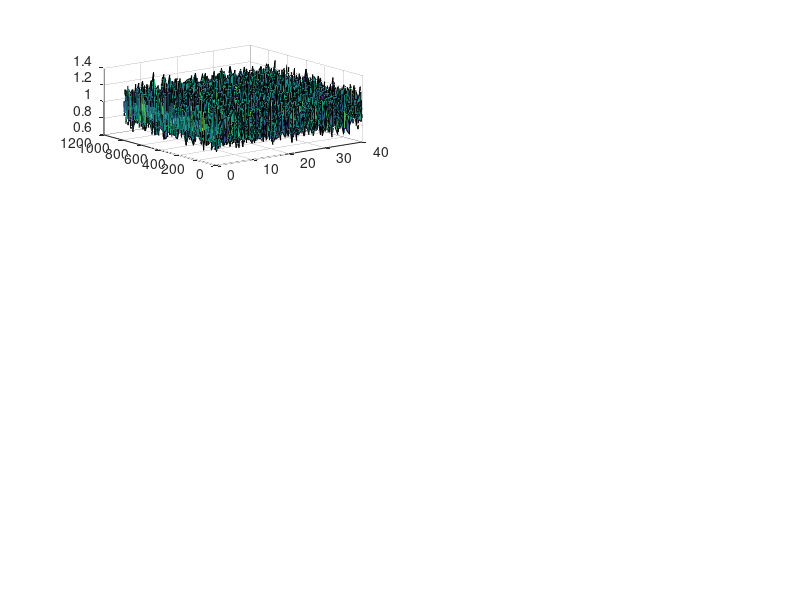

Reproduce this figure in MATLAB. (Note: this script raises an error after producing the figure.)
% Generate the TX waveform in frequency and time domain
clear; clc;
nFFT = 1024;
constellation = [1+1j 1-1j -1+1j -1-1j];
tx_fd = zeros(nFFT, 1);
for sc = -nFFT/2 : nFFT/2-1
    tx_fd(sc + nFFT/2 + 1) = constellation(randi(4));
end
tx_fd = fftshift(tx_fd);
tx_td = ifft(tx_fd);

% Create a "packet" with 10 such sumbols. Ignore the cyclic prefix for now
nSym = 40;
tx_td_app = zeros(nFFT*nSym,1);
for iSym = 1:nSym
    tx_td_app((iSym-1)*nFFT + 1 : iSym*nFFT) = tx_td;
end
tx_td = tx_td_app;
clear tx_td_app;

%%%%%%%%%% Start Channel Emulator %%%%%%%%%%

% A: "Do nothing" channel. Do not comment this out.
rx_td = tx_td;

% B: Timing Offset. Comment this out for no timing offset.
k = 2;
n = size(rx_td, 1);
rx_td = [rx_td(k+1:n); rx_td(1:k)];
clear n k;

% C: Residual Frequency Offset. Comment this out for no frequency offset.
    % We assume a sampling frequency of 1 GSps complex, for a 1 GHz bandwidth.
    % The sample duration is therefore 1ns.
fs = 20e3; % Frequency offset in Hertz
n = 1e9 / fs; % In 'n' samples, the channel will rotate a full circle
p = 2*pi/n; % The channel will rotate by 'p' radian every sample
clear n;
n = size(rx_td, 1); % Now, 'n' is the number of samples in the waveform
phasor = exp(1j*linspace(0, p*(n-1), n));
phasor = phasor';
rx_td = rx_td .* phasor;
clear fs n phasor p;

% D: Add Noise
target_snr = 18; % in dB
rx_td = awgn(rx_td, target_snr, 'measured');

%%%%%%%%%%  End Channel Emulator %%%%%%%%%%


% Calculate and plot the 2D Channel
h_fd = zeros(nFFT, nSym);
rx_fd = zeros(nFFT, nSym);
for iSym = 1:nSym
    sym_td = rx_td((iSym-1)*nFFT + 1 : iSym*nFFT);
    sym_fd = (fft(sym_td));
    rx_fd(:, iSym) = sym_fd;
    h_fd(:, iSym) = sym_fd ./ tx_fd;
end
figure(1); clf;

subplot(3,2,1);
s = surf(abs(h_fd));
%caxis([0 2]);
s.EdgeColor = 'none'; view(2); xlim([1 nSym]); ylim([1 nFFT]);
colorbar;
xlabel('Symbol Index');
ylabel('Subcarrier Index');
title('Abs(H)');

subplot(3,2,2);
s = surf(angle(h_fd));
%caxis([-pi pi]);
s.EdgeColor = 'none'; view(2); xlim([1 nSym]); ylim([1 nFFT]); colorbar;
xlabel('Symbol Index');
ylabel('Subcarrier Index');
title('Angle(H)');

subplot(3,2,3);
s = surf(real(h_fd));
%caxis([-2 2]);
s.EdgeColor = 'none'; view(2); xlim([1 nSym]); ylim([1 nFFT]); colorbar;
xlabel('Symbol Index');
ylabel('Subcarrier Index');
title('Real(H)');

subplot(3,2,4);
s = surf(imag(h_fd));
%caxis([-2 2]);
s.EdgeColor = 'none'; view(2); xlim([1 nSym]); ylim([1 nFFT]); colorbar;
xlabel('Symbol Index');
ylabel('Subcarrier Index');
title('Imag(H)');

% Plot the unequalized frequency-domain samples
subplot(3,2,5);
for iSym = 1:nSym
    scatter(real(rx_fd(:, iSym)), imag(rx_fd(:, iSym)), 'b.'); hold on;
end
xlim([-2 2]); ylim([-2 2]);
title('Unequalized');

% Now, plot the received constellation. For this, we will assume that the
% pilots are located every 'k' subcarriers. The remaining subcarriers
% carry the unknown user data that we're trying to demodulate.
k = 10;
subplot(3,2,6);
eq_sym = zeros(nFFT, nSym);
for iSym = 1:nSym
    for sc = 1:nFFT
        if mod(sc-1, k) == 0
            % Pilot
            h = h_fd(sc, iSym);
        else
            % Data
            eq_sym(sc, iSym) = rx_fd(sc, iSym) / h;
        end
    end
    scatter(real(eq_sym(:, iSym)), imag(eq_sym(:, iSym)), '.b'); hold on;
end
xlim([-2 2]); ylim([-2 2]);
title('Equalized');